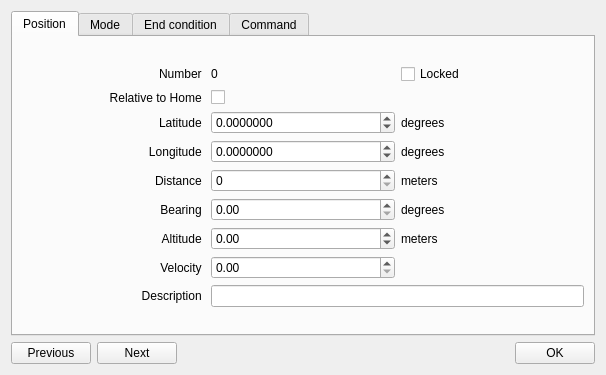
<?xml version="1.0" encoding="UTF-8"?>
<ui version="4.0">
 <class>opmap_edit_waypoint_dialog</class>
 <widget class="QWidget" name="opmap_edit_waypoint_dialog">
  <property name="modal" stdset="0">
   <bool>false</bool>
  </property>
  <property name="windowModality">
   <enum>Qt::NonModal</enum>
  </property>
  <property name="geometry">
   <rect>
    <x>0</x>
    <y>0</y>
    <width>606</width>
    <height>375</height>
   </rect>
  </property>
  <property name="sizePolicy">
   <sizepolicy hsizetype="MinimumExpanding" vsizetype="MinimumExpanding">
    <horstretch>0</horstretch>
    <verstretch>0</verstretch>
   </sizepolicy>
  </property>
  <property name="windowTitle">
   <string>OpenPilot GCS Edit Waypoint</string>
  </property>
  <property name="windowIcon">
   <iconset resource="../coreplugin/core.qrc">
    <normaloff>:/core/images/openpilot_logo_128.png</normaloff>:/core/images/openpilot_logo_128.png</iconset>
  </property>
  <layout class="QVBoxLayout" name="verticalLayout">
   <item>
    <widget class="QTabWidget" name="tabWidget">
     <property name="sizePolicy">
      <sizepolicy hsizetype="Preferred" vsizetype="Preferred">
       <horstretch>0</horstretch>
       <verstretch>0</verstretch>
      </sizepolicy>
     </property>
     <property name="currentIndex">
      <number>0</number>
     </property>
     <widget class="QWidget" name="tab_3">
      <attribute name="title">
       <string>Position</string>
      </attribute>
      <layout class="QGridLayout" name="gridLayout_2">
       <item row="0" column="0">
        <layout class="QGridLayout" name="gridLayout">
         <item row="2" column="0">
          <widget class="QLabel" name="lbLat">
           <property name="sizePolicy">
            <sizepolicy hsizetype="Minimum" vsizetype="Preferred">
             <horstretch>0</horstretch>
             <verstretch>0</verstretch>
            </sizepolicy>
           </property>
           <property name="text">
            <string>Latitude </string>
           </property>
           <property name="alignment">
            <set>Qt::AlignRight|Qt::AlignTrailing|Qt::AlignVCenter</set>
           </property>
          </widget>
         </item>
         <item row="3" column="0">
          <widget class="QLabel" name="lbLong">
           <property name="enabled">
            <bool>true</bool>
           </property>
           <property name="sizePolicy">
            <sizepolicy hsizetype="Minimum" vsizetype="Preferred">
             <horstretch>0</horstretch>
             <verstretch>0</verstretch>
            </sizepolicy>
           </property>
           <property name="text">
            <string>Longitude </string>
           </property>
           <property name="alignment">
            <set>Qt::AlignRight|Qt::AlignTrailing|Qt::AlignVCenter</set>
           </property>
          </widget>
         </item>
         <item row="6" column="0">
          <widget class="QLabel" name="label_3">
           <property name="sizePolicy">
            <sizepolicy hsizetype="Minimum" vsizetype="Preferred">
             <horstretch>0</horstretch>
             <verstretch>0</verstretch>
            </sizepolicy>
           </property>
           <property name="text">
            <string>Altitude </string>
           </property>
           <property name="alignment">
            <set>Qt::AlignRight|Qt::AlignTrailing|Qt::AlignVCenter</set>
           </property>
          </widget>
         </item>
         <item row="6" column="3">
          <widget class="QLabel" name="label_6">
           <property name="text">
            <string>meters</string>
           </property>
          </widget>
         </item>
         <item row="8" column="0">
          <widget class="QLabel" name="label_8">
           <property name="sizePolicy">
            <sizepolicy hsizetype="Minimum" vsizetype="Preferred">
             <horstretch>0</horstretch>
             <verstretch>0</verstretch>
            </sizepolicy>
           </property>
           <property name="text">
            <string>Description </string>
           </property>
           <property name="alignment">
            <set>Qt::AlignRight|Qt::AlignTrailing|Qt::AlignVCenter</set>
           </property>
          </widget>
         </item>
         <item row="8" column="2" colspan="2">
          <widget class="QLineEdit" name="lineEditDescription"/>
         </item>
         <item row="2" column="2">
          <widget class="QDoubleSpinBox" name="doubleSpinBoxLatitude">
           <property name="sizePolicy">
            <sizepolicy hsizetype="Preferred" vsizetype="Fixed">
             <horstretch>0</horstretch>
             <verstretch>0</verstretch>
            </sizepolicy>
           </property>
           <property name="decimals">
            <number>7</number>
           </property>
           <property name="minimum">
            <double>-90.000000000000000</double>
           </property>
           <property name="maximum">
            <double>90.000000000000000</double>
           </property>
          </widget>
         </item>
         <item row="3" column="2">
          <widget class="QDoubleSpinBox" name="doubleSpinBoxLongitude">
           <property name="decimals">
            <number>7</number>
           </property>
           <property name="minimum">
            <double>-180.000000000000000</double>
           </property>
           <property name="maximum">
            <double>180.000000000000000</double>
           </property>
          </widget>
         </item>
         <item row="6" column="2">
          <widget class="QDoubleSpinBox" name="doubleSpinBoxAltitude">
           <property name="minimum">
            <double>-5000.000000000000000</double>
           </property>
           <property name="maximum">
            <double>5000.000000000000000</double>
           </property>
          </widget>
         </item>
         <item row="3" column="3">
          <widget class="QLabel" name="lbDegLong">
           <property name="text">
            <string>degrees</string>
           </property>
          </widget>
         </item>
         <item row="2" column="3">
          <widget class="QLabel" name="lbDegLat">
           <property name="text">
            <string>degrees</string>
           </property>
          </widget>
         </item>
         <item row="1" column="0">
          <widget class="QLabel" name="Type">
           <property name="sizePolicy">
            <sizepolicy hsizetype="Minimum" vsizetype="Preferred">
             <horstretch>0</horstretch>
             <verstretch>0</verstretch>
            </sizepolicy>
           </property>
           <property name="text">
            <string>Relative to Home </string>
           </property>
           <property name="alignment">
            <set>Qt::AlignRight|Qt::AlignTrailing|Qt::AlignVCenter</set>
           </property>
          </widget>
         </item>
         <item row="4" column="2">
          <widget class="QSpinBox" name="spinBoxDistance">
           <property name="maximum">
            <number>999999999</number>
           </property>
          </widget>
         </item>
         <item row="4" column="3">
          <widget class="QLabel" name="lbDistanceMeters">
           <property name="text">
            <string>meters</string>
           </property>
          </widget>
         </item>
         <item row="5" column="3">
          <widget class="QLabel" name="lbBearingDeg">
           <property name="text">
            <string>degrees</string>
           </property>
          </widget>
         </item>
         <item row="5" column="0">
          <widget class="QLabel" name="lbBearing">
           <property name="text">
            <string>Bearing </string>
           </property>
           <property name="alignment">
            <set>Qt::AlignRight|Qt::AlignTrailing|Qt::AlignVCenter</set>
           </property>
          </widget>
         </item>
         <item row="5" column="2">
          <widget class="QDoubleSpinBox" name="doubleSpinBoxBearing">
           <property name="maximum">
            <double>360.000000000000000</double>
           </property>
          </widget>
         </item>
         <item row="4" column="0">
          <widget class="QLabel" name="lbDistance">
           <property name="sizePolicy">
            <sizepolicy hsizetype="Minimum" vsizetype="Preferred">
             <horstretch>0</horstretch>
             <verstretch>0</verstretch>
            </sizepolicy>
           </property>
           <property name="text">
            <string>Distance </string>
           </property>
           <property name="alignment">
            <set>Qt::AlignRight|Qt::AlignTrailing|Qt::AlignVCenter</set>
           </property>
          </widget>
         </item>
         <item row="0" column="3">
          <widget class="QCheckBox" name="checkBoxLocked">
           <property name="layoutDirection">
            <enum>Qt::LeftToRight</enum>
           </property>
           <property name="text">
            <string>Locked</string>
           </property>
          </widget>
         </item>
         <item row="0" column="0">
          <widget class="QLabel" name="label_7">
           <property name="text">
            <string>Number </string>
           </property>
           <property name="alignment">
            <set>Qt::AlignRight|Qt::AlignTrailing|Qt::AlignVCenter</set>
           </property>
          </widget>
         </item>
         <item row="0" column="2">
          <widget class="QLabel" name="lbNumber">
           <property name="text">
            <string>0</string>
           </property>
          </widget>
         </item>
         <item row="1" column="2">
          <widget class="QCheckBox" name="checkBoxRelative">
           <property name="text">
            <string/>
           </property>
          </widget>
         </item>
         <item row="7" column="0">
          <widget class="QLabel" name="label_4">
           <property name="text">
            <string>Velocity </string>
           </property>
           <property name="alignment">
            <set>Qt::AlignRight|Qt::AlignTrailing|Qt::AlignVCenter</set>
           </property>
          </widget>
         </item>
         <item row="7" column="2">
          <widget class="QDoubleSpinBox" name="doubleSpinBoxVelocity"/>
         </item>
        </layout>
       </item>
      </layout>
     </widget>
     <widget class="QWidget" name="tab_4">
      <attribute name="title">
       <string>Mode</string>
      </attribute>
      <layout class="QGridLayout" name="gridLayout_8">
       <item row="0" column="0">
        <layout class="QGridLayout" name="gridLayout_3">
         <item row="0" column="0">
          <widget class="QLabel" name="label">
           <property name="sizePolicy">
            <sizepolicy hsizetype="Minimum" vsizetype="Preferred">
             <horstretch>0</horstretch>
             <verstretch>0</verstretch>
            </sizepolicy>
           </property>
           <property name="minimumSize">
            <size>
             <width>100</width>
             <height>0</height>
            </size>
           </property>
           <property name="layoutDirection">
            <enum>Qt::LeftToRight</enum>
           </property>
           <property name="text">
            <string>Mode</string>
           </property>
           <property name="alignment">
            <set>Qt::AlignRight|Qt::AlignTrailing|Qt::AlignVCenter</set>
           </property>
          </widget>
         </item>
         <item row="0" column="1">
          <widget class="QComboBox" name="cbMode"/>
         </item>
         <item row="1" column="1">
          <widget class="QDoubleSpinBox" name="dsb_modeParam1">
           <property name="maximum">
            <double>999999999.000000000000000</double>
           </property>
          </widget>
         </item>
         <item row="1" column="0">
          <widget class="QLabel" name="modeParam1">
           <property name="sizePolicy">
            <sizepolicy hsizetype="Minimum" vsizetype="Preferred">
             <horstretch>0</horstretch>
             <verstretch>0</verstretch>
            </sizepolicy>
           </property>
           <property name="layoutDirection">
            <enum>Qt::LeftToRight</enum>
           </property>
           <property name="text">
            <string>param1</string>
           </property>
           <property name="alignment">
            <set>Qt::AlignRight|Qt::AlignTrailing|Qt::AlignVCenter</set>
           </property>
          </widget>
         </item>
         <item row="2" column="0">
          <widget class="QLabel" name="modeParam2">
           <property name="sizePolicy">
            <sizepolicy hsizetype="Minimum" vsizetype="Preferred">
             <horstretch>0</horstretch>
             <verstretch>0</verstretch>
            </sizepolicy>
           </property>
           <property name="layoutDirection">
            <enum>Qt::LeftToRight</enum>
           </property>
           <property name="text">
            <string>param2</string>
           </property>
           <property name="alignment">
            <set>Qt::AlignRight|Qt::AlignTrailing|Qt::AlignVCenter</set>
           </property>
          </widget>
         </item>
         <item row="3" column="0">
          <widget class="QLabel" name="modeParam3">
           <property name="sizePolicy">
            <sizepolicy hsizetype="Minimum" vsizetype="Preferred">
             <horstretch>0</horstretch>
             <verstretch>0</verstretch>
            </sizepolicy>
           </property>
           <property name="layoutDirection">
            <enum>Qt::LeftToRight</enum>
           </property>
           <property name="text">
            <string>param3</string>
           </property>
           <property name="alignment">
            <set>Qt::AlignRight|Qt::AlignTrailing|Qt::AlignVCenter</set>
           </property>
          </widget>
         </item>
         <item row="4" column="0">
          <widget class="QLabel" name="modeParam4">
           <property name="sizePolicy">
            <sizepolicy hsizetype="Minimum" vsizetype="Preferred">
             <horstretch>0</horstretch>
             <verstretch>0</verstretch>
            </sizepolicy>
           </property>
           <property name="layoutDirection">
            <enum>Qt::LeftToRight</enum>
           </property>
           <property name="text">
            <string>param4</string>
           </property>
           <property name="alignment">
            <set>Qt::AlignRight|Qt::AlignTrailing|Qt::AlignVCenter</set>
           </property>
          </widget>
         </item>
         <item row="2" column="1">
          <widget class="QDoubleSpinBox" name="dsb_modeParam2">
           <property name="maximum">
            <double>999999999.000000000000000</double>
           </property>
          </widget>
         </item>
         <item row="3" column="1">
          <widget class="QDoubleSpinBox" name="dsb_modeParam3">
           <property name="maximum">
            <double>999999999.000000000000000</double>
           </property>
          </widget>
         </item>
         <item row="4" column="1">
          <widget class="QDoubleSpinBox" name="dsb_modeParam4">
           <property name="maximum">
            <double>999999999.000000000000000</double>
           </property>
          </widget>
         </item>
         <item row="2" column="2">
          <spacer name="horizontalSpacer_2">
           <property name="orientation">
            <enum>Qt::Horizontal</enum>
           </property>
           <property name="sizeHint" stdset="0">
            <size>
             <width>40</width>
             <height>20</height>
            </size>
           </property>
          </spacer>
         </item>
        </layout>
       </item>
      </layout>
     </widget>
     <widget class="QWidget" name="tab">
      <attribute name="title">
       <string>End condition</string>
      </attribute>
      <layout class="QGridLayout" name="gridLayout_7">
       <item row="0" column="0">
        <layout class="QGridLayout" name="gridLayout_4">
         <property name="sizeConstraint">
          <enum>QLayout::SetDefaultConstraint</enum>
         </property>
         <item row="0" column="0">
          <widget class="QLabel" name="Condition">
           <property name="sizePolicy">
            <sizepolicy hsizetype="Minimum" vsizetype="Preferred">
             <horstretch>0</horstretch>
             <verstretch>0</verstretch>
            </sizepolicy>
           </property>
           <property name="minimumSize">
            <size>
             <width>100</width>
             <height>0</height>
            </size>
           </property>
           <property name="layoutDirection">
            <enum>Qt::LeftToRight</enum>
           </property>
           <property name="text">
            <string>Condition</string>
           </property>
           <property name="alignment">
            <set>Qt::AlignRight|Qt::AlignTrailing|Qt::AlignVCenter</set>
           </property>
          </widget>
         </item>
         <item row="0" column="1">
          <widget class="QComboBox" name="cbCondition"/>
         </item>
         <item row="1" column="1">
          <widget class="QDoubleSpinBox" name="dsb_condParam1">
           <property name="maximum">
            <double>999999999.000000000000000</double>
           </property>
          </widget>
         </item>
         <item row="1" column="0">
          <widget class="QLabel" name="condParam1">
           <property name="sizePolicy">
            <sizepolicy hsizetype="Minimum" vsizetype="Preferred">
             <horstretch>0</horstretch>
             <verstretch>0</verstretch>
            </sizepolicy>
           </property>
           <property name="layoutDirection">
            <enum>Qt::LeftToRight</enum>
           </property>
           <property name="text">
            <string>param1</string>
           </property>
           <property name="alignment">
            <set>Qt::AlignRight|Qt::AlignTrailing|Qt::AlignVCenter</set>
           </property>
          </widget>
         </item>
         <item row="2" column="0">
          <widget class="QLabel" name="condParam2">
           <property name="sizePolicy">
            <sizepolicy hsizetype="Minimum" vsizetype="Preferred">
             <horstretch>0</horstretch>
             <verstretch>0</verstretch>
            </sizepolicy>
           </property>
           <property name="layoutDirection">
            <enum>Qt::LeftToRight</enum>
           </property>
           <property name="text">
            <string>param2</string>
           </property>
           <property name="alignment">
            <set>Qt::AlignRight|Qt::AlignTrailing|Qt::AlignVCenter</set>
           </property>
          </widget>
         </item>
         <item row="3" column="0">
          <widget class="QLabel" name="condParam3">
           <property name="sizePolicy">
            <sizepolicy hsizetype="Minimum" vsizetype="Preferred">
             <horstretch>0</horstretch>
             <verstretch>0</verstretch>
            </sizepolicy>
           </property>
           <property name="layoutDirection">
            <enum>Qt::LeftToRight</enum>
           </property>
           <property name="text">
            <string>param3</string>
           </property>
           <property name="alignment">
            <set>Qt::AlignRight|Qt::AlignTrailing|Qt::AlignVCenter</set>
           </property>
          </widget>
         </item>
         <item row="4" column="0">
          <widget class="QLabel" name="condParam4">
           <property name="sizePolicy">
            <sizepolicy hsizetype="Minimum" vsizetype="Preferred">
             <horstretch>0</horstretch>
             <verstretch>0</verstretch>
            </sizepolicy>
           </property>
           <property name="layoutDirection">
            <enum>Qt::LeftToRight</enum>
           </property>
           <property name="text">
            <string>param4</string>
           </property>
           <property name="alignment">
            <set>Qt::AlignRight|Qt::AlignTrailing|Qt::AlignVCenter</set>
           </property>
          </widget>
         </item>
         <item row="2" column="1">
          <widget class="QDoubleSpinBox" name="dsb_condParam2">
           <property name="maximum">
            <double>999999999.000000000000000</double>
           </property>
          </widget>
         </item>
         <item row="3" column="1">
          <widget class="QDoubleSpinBox" name="dsb_condParam3">
           <property name="maximum">
            <double>999999999.000000000000000</double>
           </property>
          </widget>
         </item>
         <item row="4" column="1">
          <widget class="QDoubleSpinBox" name="dsb_condParam4">
           <property name="maximum">
            <double>999999999.000000000000000</double>
           </property>
          </widget>
         </item>
         <item row="2" column="2">
          <spacer name="horizontalSpacer_3">
           <property name="orientation">
            <enum>Qt::Horizontal</enum>
           </property>
           <property name="sizeHint" stdset="0">
            <size>
             <width>40</width>
             <height>20</height>
            </size>
           </property>
          </spacer>
         </item>
        </layout>
       </item>
      </layout>
     </widget>
     <widget class="QWidget" name="tab_2">
      <attribute name="title">
       <string>Command</string>
      </attribute>
      <layout class="QGridLayout" name="gridLayout_6">
       <item row="0" column="0">
        <layout class="QGridLayout" name="gridLayout_5">
         <property name="sizeConstraint">
          <enum>QLayout::SetDefaultConstraint</enum>
         </property>
         <item row="0" column="0">
          <widget class="QLabel" name="label_2">
           <property name="sizePolicy">
            <sizepolicy hsizetype="Minimum" vsizetype="Preferred">
             <horstretch>0</horstretch>
             <verstretch>0</verstretch>
            </sizepolicy>
           </property>
           <property name="minimumSize">
            <size>
             <width>100</width>
             <height>0</height>
            </size>
           </property>
           <property name="layoutDirection">
            <enum>Qt::LeftToRight</enum>
           </property>
           <property name="text">
            <string>Command</string>
           </property>
           <property name="alignment">
            <set>Qt::AlignRight|Qt::AlignTrailing|Qt::AlignVCenter</set>
           </property>
          </widget>
         </item>
         <item row="0" column="1">
          <widget class="QComboBox" name="cbCommand"/>
         </item>
         <item row="1" column="0">
          <widget class="QLabel" name="jumpDest">
           <property name="sizePolicy">
            <sizepolicy hsizetype="Minimum" vsizetype="Preferred">
             <horstretch>0</horstretch>
             <verstretch>0</verstretch>
            </sizepolicy>
           </property>
           <property name="layoutDirection">
            <enum>Qt::LeftToRight</enum>
           </property>
           <property name="text">
            <string>Jump Destination</string>
           </property>
           <property name="alignment">
            <set>Qt::AlignRight|Qt::AlignTrailing|Qt::AlignVCenter</set>
           </property>
          </widget>
         </item>
         <item row="2" column="0">
          <widget class="QLabel" name="condParam2_2">
           <property name="sizePolicy">
            <sizepolicy hsizetype="Minimum" vsizetype="Preferred">
             <horstretch>0</horstretch>
             <verstretch>0</verstretch>
            </sizepolicy>
           </property>
           <property name="layoutDirection">
            <enum>Qt::LeftToRight</enum>
           </property>
           <property name="text">
            <string>Error Destination</string>
           </property>
           <property name="alignment">
            <set>Qt::AlignRight|Qt::AlignTrailing|Qt::AlignVCenter</set>
           </property>
          </widget>
         </item>
         <item row="2" column="2">
          <spacer name="horizontalSpacer_4">
           <property name="orientation">
            <enum>Qt::Horizontal</enum>
           </property>
           <property name="sizeHint" stdset="0">
            <size>
             <width>40</width>
             <height>20</height>
            </size>
           </property>
          </spacer>
         </item>
         <item row="1" column="1">
          <widget class="QSpinBox" name="sbJump"/>
         </item>
         <item row="2" column="1">
          <widget class="QSpinBox" name="sbError"/>
         </item>
        </layout>
       </item>
      </layout>
     </widget>
    </widget>
   </item>
   <item>
    <layout class="QHBoxLayout" name="horizontalLayout">
     <item>
      <widget class="QPushButton" name="pushButton">
       <property name="text">
        <string>Previous</string>
       </property>
      </widget>
     </item>
     <item>
      <widget class="QPushButton" name="pushButton_2">
       <property name="text">
        <string>Next</string>
       </property>
      </widget>
     </item>
     <item>
      <spacer name="horizontalSpacer">
       <property name="orientation">
        <enum>Qt::Horizontal</enum>
       </property>
       <property name="sizeHint" stdset="0">
        <size>
         <width>40</width>
         <height>20</height>
        </size>
       </property>
      </spacer>
     </item>
     <item>
      <widget class="QPushButton" name="pushButtonOK">
       <property name="text">
        <string>OK</string>
       </property>
      </widget>
     </item>
    </layout>
   </item>
  </layout>
 </widget>
 <resources>
  <include location="../coreplugin/core.qrc"/>
 </resources>
 <connections/>
</ui>
